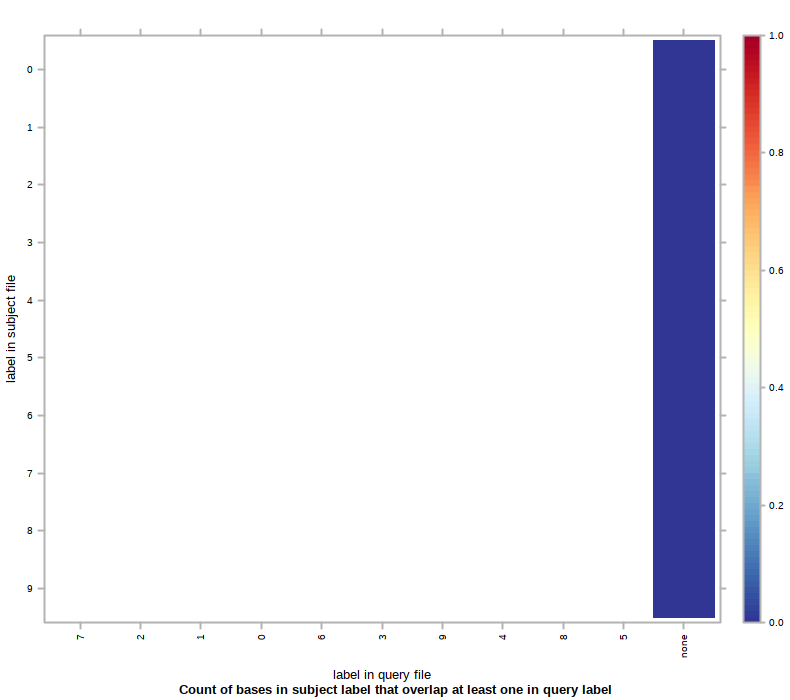

Here is the R script that generated this plot:
#!/usr/bin/env Rscript
## transcript produced by Segtools 1.1.14

segtools.r.dirname <-
  system2("python",
          c("-c", "'import segtools; print segtools.get_r_dirname()'"),
          stdout = TRUE)

source(file.path(segtools.r.dirname, 'common.R'))
source(file.path(segtools.r.dirname, 'overlap.R'))
save.overlap.performance('./seg34r4/overlap-ordered', 'overlap.performance', './seg34r4/overlap-ordered/overlap.tab', row.normalize = 'FALSE', mnemonic_file = './seg34r4/overlap-direct/mnemonics1_new.txt', clobber = FALSE, col_mnemonic_file = './seg34r4/overlap-direct/mnemonics2_new.txt')
save.overlap.heatmap('./seg34r4/overlap-ordered', 'overlap', './seg34r4/overlap-ordered/overlap.tab', clobber = FALSE, col_mnemonic_file = './seg34r4/overlap-direct/mnemonics2_new.txt', cluster = FALSE, max_contrast = FALSE, row.normalize = 'FALSE', mnemonic_file = './seg34r4/overlap-direct/mnemonics1_new.txt')
